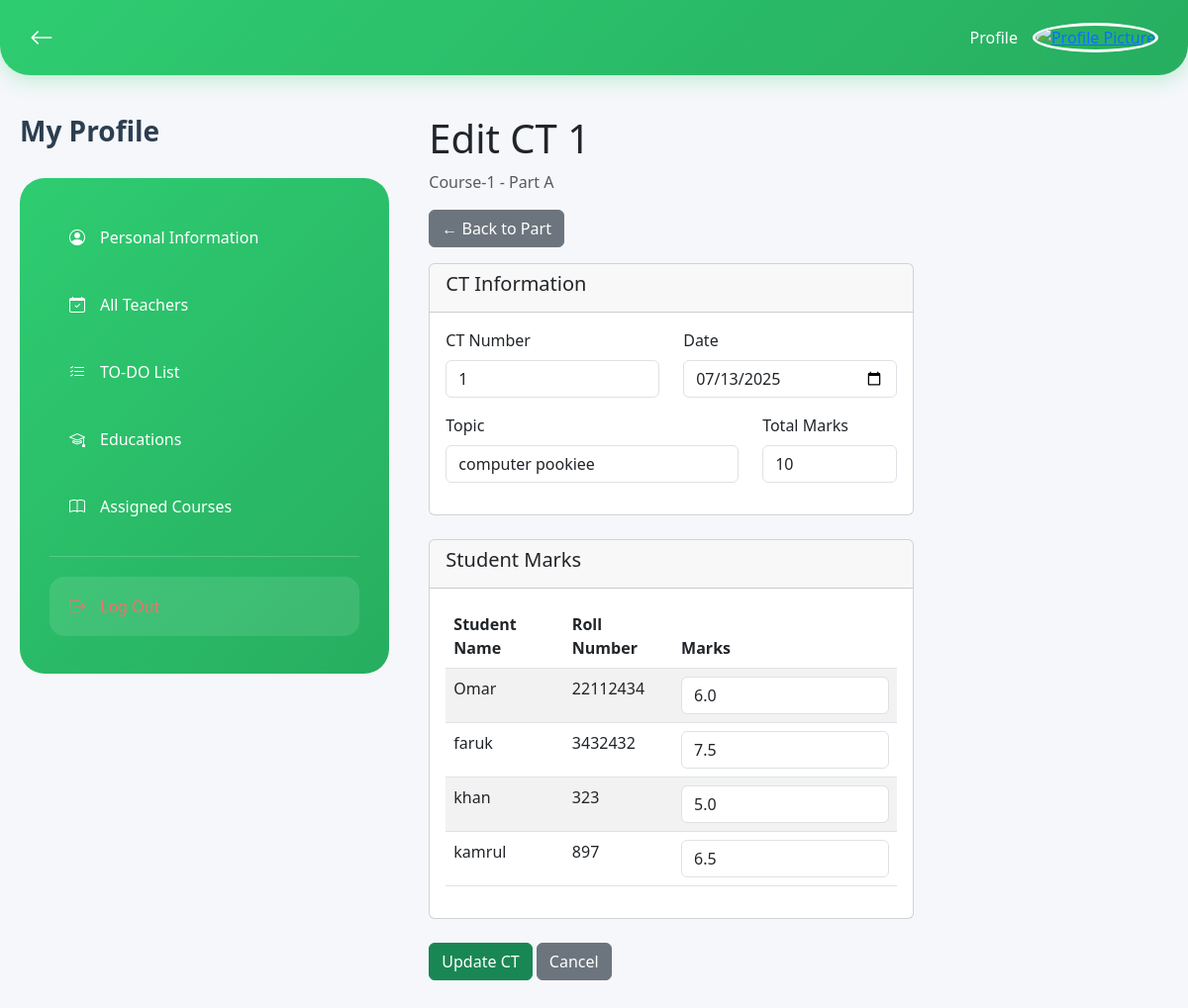
Screenshot of /ct/6/edit/ with the database file from the repository.
### course/models.py (models this page shows, shortened)
class CT(models.Model):
    part = models.ForeignKey(Part, on_delete=models.CASCADE)
    ct_number = models.IntegerField()
    date = models.DateField(default=timezone.now)
    topic = models.CharField(max_length=200, null=True)
    total_marks = models.IntegerField(default=100)
    created_at = models.DateTimeField(auto_now_add=True,null=True)
    class Meta:
        ordering = ['-date', '-ct_number']
        unique_together = ['part', 'ct_number']

class Part(models.Model):
    course = models.ForeignKey(Course, on_delete=models.CASCADE)
    name = models.CharField(choices=PartName, max_length=2)
    teacher = models.ForeignKey(Teacher, on_delete=models.CASCADE, null=True, blank=True)

class Course(models.Model):
    name = models.CharField(max_length=50)
    slug = models.SlugField(max_length=50)
    code = models.CharField(max_length=8)
    credit = models.IntegerField()
    semester = models.ForeignKey(Semester, on_delete=models.CASCADE)

### student/models.py (models this page shows, shortened)
class Student(models.Model):
    name = models.CharField(max_length=100)
    student_id = models.CharField(max_length=20)
    semester = models.ForeignKey(Semester, null=True, blank=True, on_delete=models.SET_NULL)
    previous_semester = models.ForeignKey(Semester, null=True, blank=True, on_delete=models.SET_NULL, related_name="previous_semester")

### course/views.py (the view)
# urls.py: path('ct/<int:ct_id>/edit/', views.edit_ct, name='edit_ct'),
def edit_ct(request, ct_id):
    ct_obj = get_object_or_404(CT, id=ct_id)
    students = Student.objects.filter(semester=ct_obj.part.course.semester)
    if request.method == 'POST':
        form = CTForm(request.POST, instance=ct_obj)
        if form.is_valid():
            with transaction.atomic():
                form.save()
                for student in students:
                    marks = request.POST.get(f'marks_{student.id}', 0)
                    result, created = CTResult.objects.get_or_create(
                        ct=ct_obj,
                        student=student,
                        defaults={'marks': float(marks) if marks else 0}
                    )
                    if not created:
                        result.marks = float(marks) if marks else 0
                        result.save()
                messages.success(request, 'CT updated successfully!')
                return redirect('part_detail', part_id=ct_obj.part.id)
    else:
        form = CTForm(instance=ct_obj)
    marks_data = {}
    for student in students:
        try:
            result = CTResult.objects.get(ct=ct_obj, student=student)
            marks_data[student.id] = result.marks
        except CTResult.DoesNotExist:
            marks_data[student.id] = 0
    context = {
        'form': form,
        'ct_obj': ct_obj,
        'students': students,
        'marks_data': marks_data,
    }
    return render(request, 'courses/edit_ct.html', context)

### course/forms.py
class CTForm(forms.ModelForm):
    class Meta:
        model = CT
        fields = ['date', 'topic', 'total_marks']
        widgets = {
            'date': forms.DateInput(attrs={'type': 'date', 'class': 'form-control'}),
            'topic': forms.TextInput(attrs={'class': 'form-control'}),
            'total_marks': forms.NumberInput(attrs={'class': 'form-control'}),
        }

### course/templatetags/custom_tags.py (called while the page is built)
@register.filter
def get_item(dictionary, key):
    return dictionary.get(key)

### course/templates/courses/edit_ct.html (shortened to what this page needs)
{% extends 'base.html' %}
{% load custom_tags %}
{% block content %}
<div class="row">
    <div class="col-12">
        <h1>Edit CT {{ ct_obj.ct_number }}</h1>
        <p class="text-muted">{{ ct_obj.part.course.name }} - Part {{ ct_obj.part.name }}</p>
        <a href="{% url 'part_detail' ct_obj.part.id %}" class="btn btn-secondary mb-3">← Back to Part</a>
    </div>
</div>
<div class="row">
    <div class="col-lg-8">
        <form method="post">
            <div class="card">
                <div class="card-header">
                    <h5>CT Information</h5>
                </div>
                <div class="card-body">
                    <div class="row">
                        <div class="col-md-6">
                            <div class="mb-3">
                                <label for="ct_number" class="form-label">CT Number</label>
                                <input type="text" class="form-control" id="ct_number" value="{{ ct_obj.ct_number }}" readonly>
                            </div>
                        </div>
                        <div class="col-md-6">
                            <div class="mb-3">
                                <label for="{{ form.date.id_for_label }}" class="form-label">Date</label>
                                {{ form.date }}
                            </div>
                        </div>
                    </div>
                    <div class="row">
                        <div class="col-md-8">
                            <div class="mb-3">
                                <label for="{{ form.topic.id_for_label }}" class="form-label">Topic</label>
                                {{ form.topic }}
                            </div>
                        </div>
                        <div class="col-md-4">
                            <div class="mb-3">
                                <label for="{{ form.total_marks.id_for_label }}" class="form-label">Total Marks</label>
                                {{ form.total_marks }}
                            </div>
                        </div>
                    </div>
                </div>
            </div>
            <div class="card mt-4">
                <div class="card-header">
                    <h5>Student Marks</h5>
                </div>
                <div class="card-body">
                    <div class="table-responsive">
                        <table class="table table-striped">
                            <thead>
                                <tr>
                                    <th>Student Name</th>
                                    <th>Roll Number</th>
                                    <th>Marks</th>
                                </tr>
                            </thead>
                            <tbody>
                                {% for student in students %}
                                <tr>
                                    <td>{{ student.name }}</td>
                                    <td>{{ student.student_id }}</td>
                                    <td>
                                        <input type="number" name="marks_{{ student.id }}" class="form-control" min="0" step="0.01" value="{{ marks_data|get_item:student.id }}">
                                    </td>
                                </tr>
                                {% endfor %}
                            </tbody>
                        </table>
                    </div>
                </div>
            </div>
            <div class="mt-4">
                <button type="submit" class="btn btn-success">Update CT</button>
                <a href="{% url 'part_detail' ct_obj.part.id %}" class="btn btn-secondary">Cancel</a>
            </div>
        </form>
    </div>
</div>
{% endblock %}

### teacher/templates/base.html (style rules this page uses)
body { background-color: #f5f7fa; font-family: "Segoe UI", sans-serif; }

### rows the page displays
CT: ct_number "1", part.course.name "Course-1", part.name "A", date "07/13/2025", topic "computer pookiee", total_marks "10"
Student: name "Omar", student_id "22112434", id "6.0"
Student: name "faruk", student_id "3432432", id "7.5"
Student: name "khan", student_id "323", id "5.0"
Student: name "kamrul", student_id "897", id "6.5"
